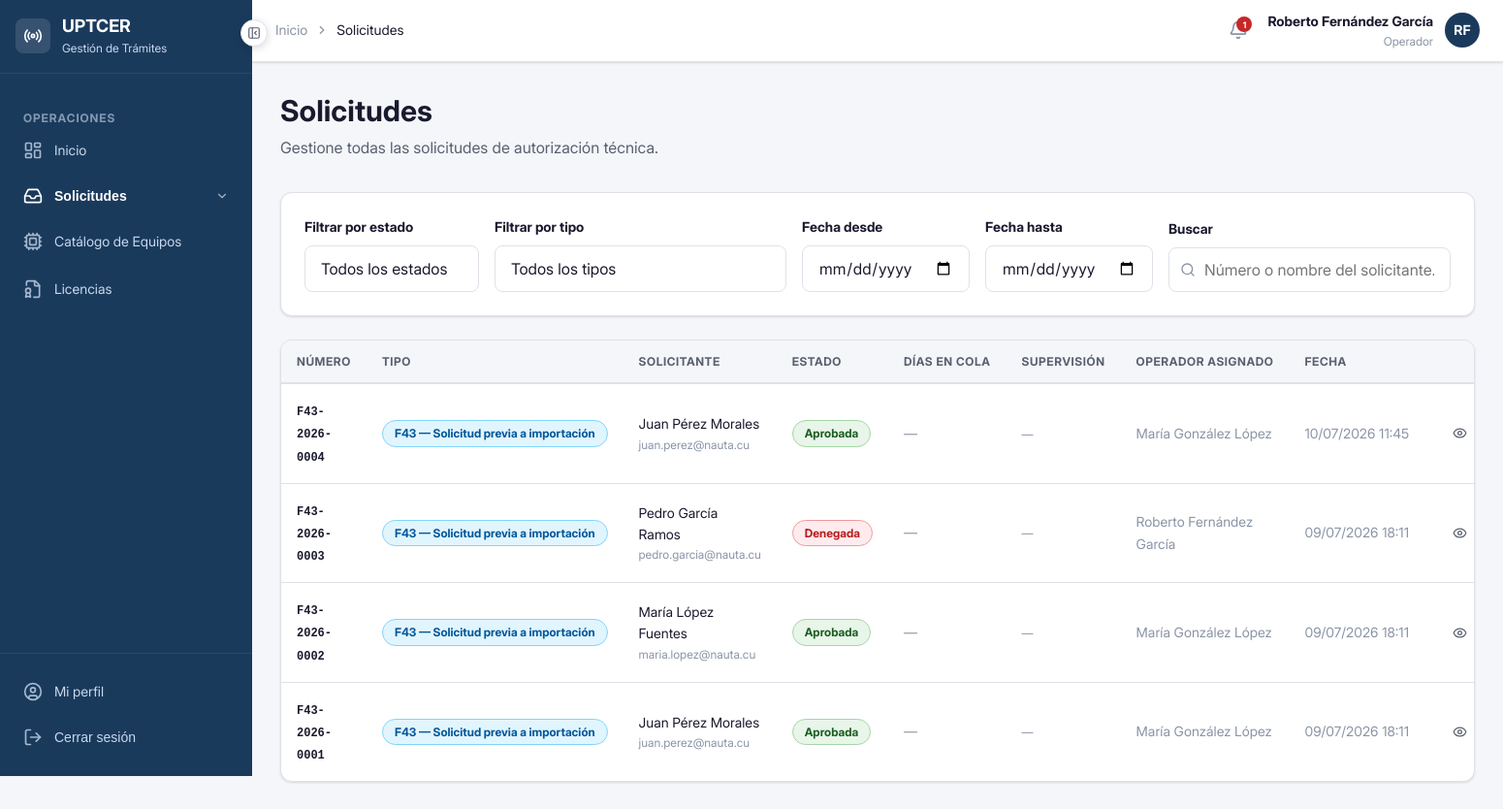
The app's page /solicitudes/lista/ (signed in), older data.
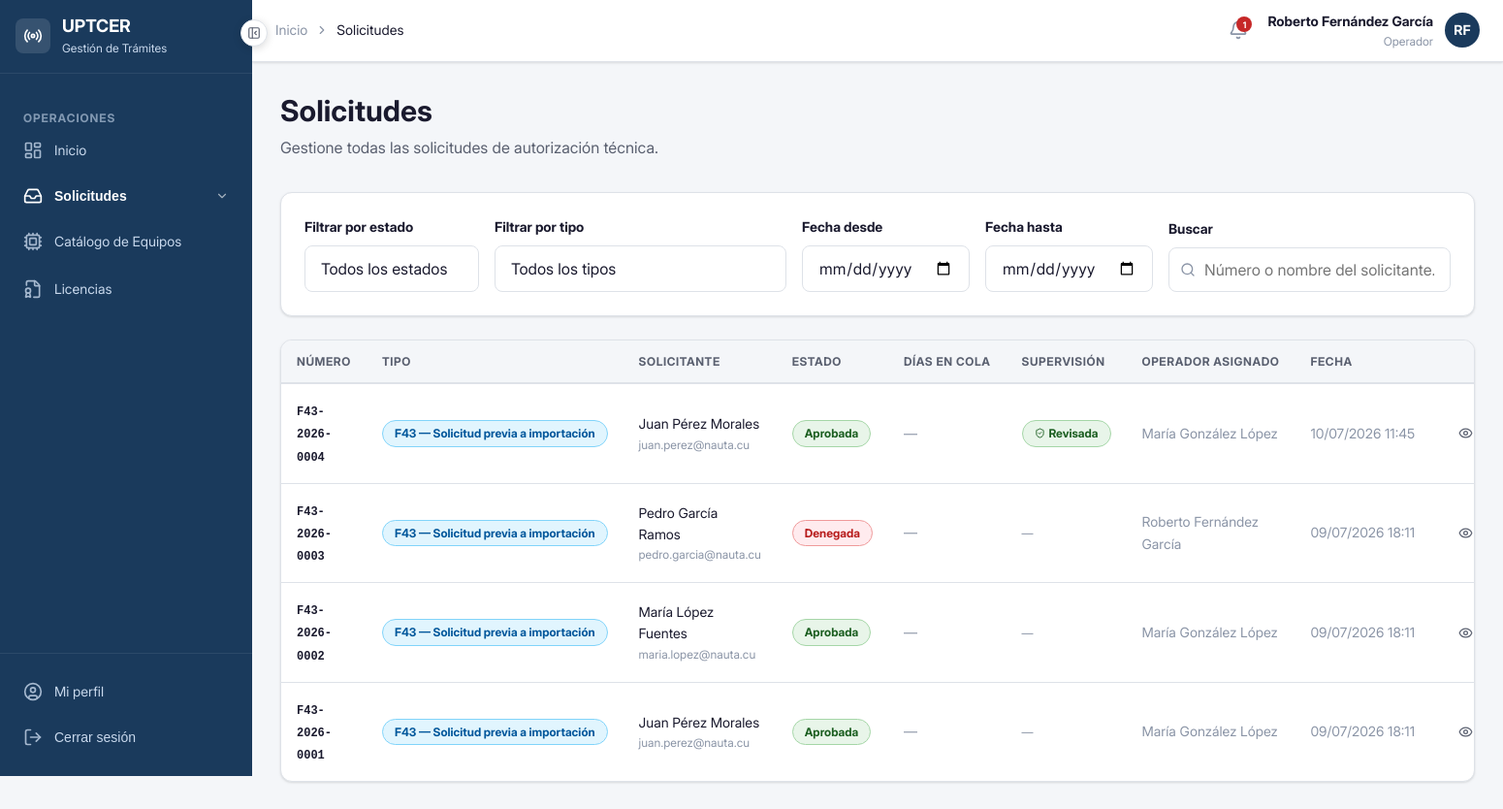
The same page, newer data.
### apps/solicitudes/models.py (models this page shows, shortened)
class Solicitud(models.Model):
    FLUJO_F43  = 'f43'
    FLUJO_RATS = 'rats'
    FLUJOS = [
        (FLUJO_F43,  'F43 — Solicitud previa a importación'),
        (FLUJO_RATS, 'RATS — Equipo retenido en aduana'),
    ]
    ESTADO_BORRADOR    = 'borrador'
    ESTADO_ENVIADA     = 'enviada'
    ESTADO_EN_REVISION = 'en_revision'
    ESTADO_APROBADA    = 'aprobada'
    ESTADO_DENEGADA    = 'denegada'
    ESTADO_CANCELADA   = 'cancelada'
    ESTADOS = [
        (ESTADO_BORRADOR,    'Borrador'),
        (ESTADO_ENVIADA,     'Enviada'),
        (ESTADO_EN_REVISION, 'En revisión'),
        (ESTADO_APROBADA,    'Aprobada'),
        (ESTADO_DENEGADA,    'Denegada'),
        (ESTADO_CANCELADA,   'Cancelada'),
    ]
    numero          = models.CharField('Número de solicitud', max_length=20, unique=True, editable=False)
    flujo           = models.CharField('Tipo de flujo', max_length=10, choices=FLUJOS)
    estado          = models.CharField('Estado', max_length=20, choices=ESTADOS, default=ESTADO_BORRADOR)
    solicitante     = models.ForeignKey(
                        settings.AUTH_USER_MODEL,
                        on_delete=models.PROTECT,
                        verbose_name='Solicitante',
                        related_name='solicitudes'
                      )
    equipo          = models.ForeignKey(
                        'equipos.Equipo',
                        on_delete=models.PROTECT,
                        verbose_name='Equipo',
                        null=True,
                        blank=True,
                        related_name='solicitudes'
                      )
    equipo_no_listado       = models.BooleanField('Equipo no listado en catálogo', default=False)
    equipo_descripcion      = models.TextField('Descripción del equipo (no listado)', blank=True)
    equipo_marca_manual     = models.CharField('Marca (manual)', max_length=100, blank=True)
    equipo_modelo_manual    = models.CharField('Modelo (manual)', max_length=100, blank=True)
    documento_adjunto       = models.FileField(
                                'Documento adjunto',
                                upload_to='solicitudes/documentos/%Y/%m/',
                                null=True,
                                blank=True
                              )
    numero_rats             = models.CharField('Número RATS', max_length=50, blank=True)
    fecha_retencion         = models.DateField('Fecha de retención', null=True, blank=True)
    operador_asignado       = models.ForeignKey(
                                settings.AUTH_USER_MODEL,
                                on_delete=models.SET_NULL,
                                null=True,
                                blank=True,
                                verbose_name='Operador asignado',
                                related_name='solicitudes_asignadas'
                              )
    observaciones_solicitante   = models.TextField('Observaciones del solicitante', blank=True)
    observaciones_operador      = models.TextField('Observaciones del operador', blank=True)
    observaciones_tecnicas      = models.TextField('Criterio técnico', blank=True)
    fecha_creacion      = models.DateTimeField('Fecha de creación', auto_now_add=True)
    fecha_actualizacion = models.DateTimeField('Última actualización', auto_now=True)
    fecha_resolucion    = models.DateTimeField('Fecha de resolución', null=True, blank=True)
    revisada_directivo      = models.BooleanField('Revisada por dirección', default=False)
    fecha_revision_directivo = models.DateTimeField('Fecha de revisión directiva', null=True, blank=True)
    revisada_por            = models.ForeignKey(
                                settings.AUTH_USER_MODEL,
                                on_delete=models.SET_NULL,
                                null=True,
                                blank=True,
                                verbose_name='Revisada por',
                                related_name='solicitudes_supervisadas'
                              )
    class Meta:
        verbose_name        = 'Solicitud'
        verbose_name_plural = 'Solicitudes'
        ordering            = ['-fecha_creacion']
    @property
    def esta_pendiente(self):
        return self.estado in [self.ESTADO_ENVIADA, self.ESTADO_EN_REVISION]
    @property
    def dias_en_cola(self):
        if self.esta_pendiente:
            return (timezone.now() - self.fecha_creacion).days
        return None
    @property
    def clase_badge(self):
        mapa = {
            self.ESTADO_BORRADOR:    'badge-info',
            self.ESTADO_ENVIADA:     'badge-pendiente',
            self.ESTADO_EN_REVISION: 'badge-revision',
            self.ESTADO_APROBADA:    'badge-aprobado',
            self.ESTADO_DENEGADA:    'badge-denegado',
            self.ESTADO_CANCELADA:   'badge-denegado',
        }
        return mapa.get(self.estado, 'badge-info')

### apps/accounts/models.py (models this page shows, shortened)
class Usuario(AbstractBaseUser, PermissionsMixin):
    ROL_PERSONA_NATURAL  = 'persona_natural'
    ROL_OPERADOR         = 'operador'
    ROL_ESPECIALISTA     = 'especialista'
    ROL_ADUANA           = 'aduana'
    ROL_DIRECTIVO        = 'directivo'
    ROLES = [
        (ROL_PERSONA_NATURAL, 'Persona Natural'),
        (ROL_OPERADOR,        'Operador'),
        (ROL_ESPECIALISTA,    'Especialista Técnico'),
        (ROL_ADUANA,          'Aduana'),
        (ROL_DIRECTIVO,       'Directivo'),
    ]
    username        = models.CharField('Usuario', max_length=150, unique=True)
    email           = models.EmailField('Correo electrónico', unique=True)
    nombre          = models.CharField('Nombre', max_length=100)
    apellidos       = models.CharField('Apellidos', max_length=100)
    rol             = models.CharField('Rol', max_length=30, choices=ROLES, default=ROL_PERSONA_NATURAL)
    telefono        = models.CharField('Teléfono', max_length=20, blank=True)
    activo          = models.BooleanField('Activo', default=True)
    fecha_registro  = models.DateTimeField('Fecha de registro', auto_now_add=True)
    is_active       = models.BooleanField(default=True)
    is_staff        = models.BooleanField(default=False)
    objects = UsuarioManager()
    USERNAME_FIELD  = 'username'
    REQUIRED_FIELDS = ['email', 'nombre', 'apellidos']
    class Meta:
        verbose_name        = 'Usuario'
        verbose_name_plural = 'Usuarios'
        ordering            = ['apellidos', 'nombre']
    def get_nombre_completo(self):
        return f'{self.nombre} {self.apellidos}'
    @property
    def es_persona_natural(self):
        return self.rol == self.ROL_PERSONA_NATURAL
    @property
    def es_operador(self):
        return self.rol == self.ROL_OPERADOR
    @property
    def es_especialista(self):
        return self.rol == self.ROL_ESPECIALISTA
    @property
    def es_aduana(self):
        return self.rol == self.ROL_ADUANA
    @property
    def es_directivo(self):
        return self.rol == self.ROL_DIRECTIVO

### apps/solicitudes/views.py (the view, shortened to what this page needs)
# urls.py: path('lista/',              views.lista_solicitudes,   name='lista'),
@never_cache
@login_required
def lista_solicitudes(request):
    usuario = request.user
    if not (usuario.es_operador or usuario.es_directivo or usuario.es_especialista):
        messages.error(request, 'No tiene permisos para acceder a esta sección.')
        return redirect('accounts:dashboard')
    solicitudes_qs = Solicitud.objects.select_related(
        'solicitante', 'operador_asignado'
    ).order_by('-fecha_creacion')
    estado = request.GET.get('estado', '')
    flujo  = request.GET.get('flujo', '')
    q      = request.GET.get('q', '').strip()
    if estado:
        solicitudes_qs = solicitudes_qs.filter(estado=estado)
    if flujo:
        solicitudes_qs = solicitudes_qs.filter(flujo=flujo)
    fecha_desde = request.GET.get('fecha_desde', '')
    fecha_hasta = request.GET.get('fecha_hasta', '')
    if fecha_desde:
        solicitudes_qs = solicitudes_qs.filter(fecha_creacion__date__gte=fecha_desde)
    if fecha_hasta:
        solicitudes_qs = solicitudes_qs.filter(fecha_creacion__date__lte=fecha_hasta)
    if q:
        solicitudes_qs = solicitudes_qs.filter(
            Q(numero__icontains=q) |
            Q(solicitante__nombre__icontains=q) |
            Q(solicitante__apellidos__icontains=q)
        )
    supervision = request.GET.get('supervision', '')
    if supervision == 'revisadas':
        solicitudes_qs = solicitudes_qs.filter(revisada_directivo=True)
    elif supervision == 'pendientes':
        solicitudes_qs = solicitudes_qs.filter(revisada_directivo=False)
    paginator = Paginator(solicitudes_qs, 15)
    pagina    = request.GET.get('pagina', 1)
    try:
        solicitudes = paginator.page(pagina)
    except PageNotAnInteger:
        solicitudes = paginator.page(1)
    except EmptyPage:
        solicitudes = paginator.page(paginator.num_pages)
    return render(request, 'solicitudes/lista.html', {
        'solicitudes':   solicitudes,
        'paginator':     paginator,
        'estado_actual': estado,
        'flujo_actual':  flujo,
        'fecha_desde':   fecha_desde,
        'fecha_hasta':   fecha_hasta,
        'busqueda':      q,
        'supervision':   supervision,
        'ESTADOS':       Solicitud.ESTADOS,
        'FLUJOS':        Solicitud.FLUJOS,
    })

### apps/core/context_processors.py (called while the page is built)
def static_version(request):
    return {
        'STATIC_VERSION': settings.STATIC_VERSION,
    }

### templates/solicitudes/lista.html (shortened to what this page needs)
{% extends 'base/base.html' %}
{% block nav_solicitudes %}activo{% endblock %}
{% block breadcrumb %}
<li style="display:flex;align-items:center;gap:var(--espacio-2);">
  <i data-lucide="chevron-right" style="width:14px;height:14px;"></i>
  <span style="color:var(--color-texto-principal);font-weight:var(--peso-medio);">Solicitudes</span>
</li>
{% endblock %}
{% block contenido %}
<div class="pagina-cabecera flex justify-between items-center">
  <div>
    <h1 class="pagina-titulo">Solicitudes</h1>
    <p class="pagina-subtitulo">Gestione todas las solicitudes de autorización técnica.</p>
  </div>
</div>
<div class="tarjeta mb-6">
  <div class="tarjeta-cuerpo">
    <form method="get" id="form-filtros" style="display:flex;gap:var(--espacio-4);align-items:flex-end;flex-wrap:wrap;">
      <div class="campo-grupo" style="margin-bottom:0;min-width:180px;">
        <label class="campo-etiqueta">Filtrar por estado</label>
        <select name="estado" class="campo-select">
          <option value="">Todos los estados</option>
        </select>
      </div>
      <div class="campo-grupo" style="margin-bottom:0;min-width:180px;">
        <label class="campo-etiqueta">Filtrar por tipo</label>
        <select name="flujo" class="campo-select">
          <option value="">Todos los tipos</option>
        </select>
      </div>
      <div class="campo-grupo" style="margin-bottom:0;min-width:160px;">
        <label class="campo-etiqueta">Fecha desde</label>
        <input type="date" name="fecha_desde"
          class="campo-input" value="{{ fecha_desde }}">
      </div>
      <div class="campo-grupo" style="margin-bottom:0;min-width:160px;">
        <label class="campo-etiqueta">Fecha hasta</label>
        <input type="date" name="fecha_hasta"
          class="campo-input" value="{{ fecha_hasta }}">
      </div>
      <div class="campo-grupo" style="margin-bottom:0;flex:1;min-width:200px;">
        <label class="campo-etiqueta">Buscar</label>
        <div style="position:relative;">
          <i data-lucide="search" style="position:absolute;left:12px;top:50%;transform:translateY(-50%);width:16px;height:16px;color:var(--color-texto-muted);"></i>
          <input type="text" name="q" value="{{ busqueda }}"
            class="campo-input" style="padding-left:36px;"
            placeholder="Número o nombre del solicitante...">
        </div>
      </div>
    </form>
  </div>
</div>
<div class="tarjeta">
  <div class="tarjeta-cuerpo" style="padding:0;" id="contenedor-tabla">
    {% include 'solicitudes/tabla_solicitudes.html' %}
  </div>
</div>
{% endblock %}

### templates/solicitudes/tabla_solicitudes.html (shortened to what this page needs)
{% if solicitudes %}
  <div class="tabla-contenedor" style="border:none;border-radius:0;">
    <table class="tabla">
      <thead>
        <tr>
          <th>Número</th>
          <th>Tipo</th>
          <th>Solicitante</th>
          <th>Estado</th>
          <th>Días en cola</th>
          <th>Supervisión</th>
          <th>Operador asignado</th>
          <th>Fecha</th>
          <th></th>
        </tr>
      </thead>
      <tbody>
        {% for s in solicitudes %}
        <tr>
          <td>
            <span style="font-family:var(--fuente-mono);font-size:var(--texto-xs);font-weight:var(--peso-semi);">
              {{ s.numero }}
            </span>
          </td>
          <td><span class="badge badge-info">{{ s.get_flujo_display }}</span></td>
          <td>
            <div style="font-weight:var(--peso-medio);">{{ s.solicitante.get_nombre_completo }}</div>
            <div style="font-size:var(--texto-xs);color:var(--color-texto-muted);">{{ s.solicitante.email }}</div>
          </td>
          <td><span class="badge {{ s.clase_badge }}">{{ s.get_estado_display }}</span></td>
          <td>
            {% if s.dias_en_cola is not None %}
              {% if s.dias_en_cola > 5 %}
                <span class="badge badge-denegado">{{ s.dias_en_cola }} día{{ s.dias_en_cola|pluralize }}</span>
              {% elif s.dias_en_cola >= 3 %}
                <span class="badge badge-pendiente">{{ s.dias_en_cola }} día{{ s.dias_en_cola|pluralize }}</span>
              {% else %}
                <span class="badge badge-info">{{ s.dias_en_cola }} día{{ s.dias_en_cola|pluralize }}</span>
              {% endif %}
            {% else %}
              <span style="color:var(--color-texto-muted);">—</span>
            {% endif %}
          </td>
          <td>
            {% if s.revisada_directivo %}
              <span class="badge badge-aprobado"
                title="Revisada por {{ s.revisada_por.get_nombre_completo }} el {{ s.fecha_revision_directivo|date:'d/m/Y H:i' }}">
                <i data-lucide="shield-check" style="width:11px;height:11px;"></i>
                Revisada
              </span>
            {% else %}
              <span style="color:var(--color-texto-muted);font-size:var(--texto-xs);">—</span>
            {% endif %}
          </td>
          <td style="color:var(--color-texto-muted);">
            {{ s.operador_asignado.get_nombre_completo|default:"Sin asignar" }}
          </td>
          <td style="color:var(--color-texto-muted);white-space:nowrap;">
            {{ s.fecha_creacion|date:"d/m/Y H:i" }}
          </td>
          <td>
            <a href="{% url 'solicitudes:detalle' s.pk %}?volver={{ request.get_full_path|urlencode }}" class="btn btn-ghost btn-sm">
              <i data-lucide="eye" style="width:15px;height:15px;"></i>
            </a>
          </td>
        </tr>
        {% endfor %}
      </tbody>
    </table>
  </div>
{% endif %}

Row changes from the older to the newer data that the page shows:
changed Solicitud (number 1 of 4 on the later page): revisada_por_id empty → 21 (drawn); revisada_directivo "—" → "Revisada"
